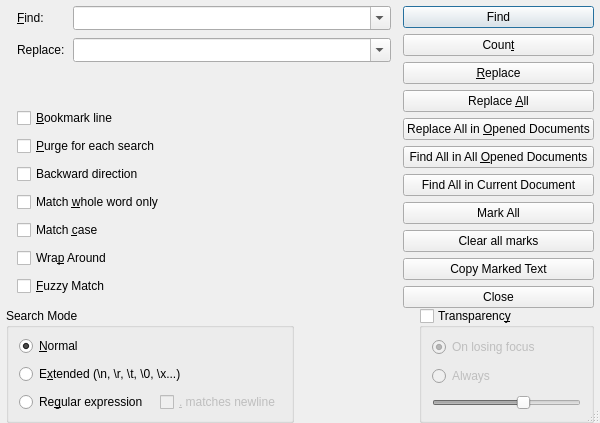
<?xml version="1.0" encoding="UTF-8"?>
<ui version="4.0">
 <class>FindReplaceDialog</class>
 <widget class="QDialog" name="FindReplaceDialog">
  <property name="geometry">
   <rect>
    <x>0</x>
    <y>0</y>
    <width>600</width>
    <height>325</height>
   </rect>
  </property>
  <property name="sizePolicy">
   <sizepolicy hsizetype="Preferred" vsizetype="Preferred">
    <horstretch>0</horstretch>
    <verstretch>0</verstretch>
   </sizepolicy>
  </property>
  <property name="windowTitle">
   <string>Find</string>
  </property>
  <property name="sizeGripEnabled">
   <bool>true</bool>
  </property>
  <layout class="QVBoxLayout" name="verticalLayout_3">
   <property name="spacing">
    <number>6</number>
   </property>
   <property name="leftMargin">
    <number>0</number>
   </property>
   <property name="topMargin">
    <number>0</number>
   </property>
   <property name="rightMargin">
    <number>0</number>
   </property>
   <property name="bottomMargin">
    <number>0</number>
   </property>
   <item>
    <layout class="QGridLayout" name="gridLayout_2">
     <property name="leftMargin">
      <number>6</number>
     </property>
     <property name="rightMargin">
      <number>6</number>
     </property>
     <property name="spacing">
      <number>0</number>
     </property>
     <item row="3" column="0">
      <layout class="QHBoxLayout" name="horizontalLayout_3">
       <item>
        <widget class="QGroupBox" name="searchMode">
         <property name="sizePolicy">
          <sizepolicy hsizetype="MinimumExpanding" vsizetype="Preferred">
           <horstretch>0</horstretch>
           <verstretch>0</verstretch>
          </sizepolicy>
         </property>
         <property name="minimumSize">
          <size>
           <width>0</width>
           <height>0</height>
          </size>
         </property>
         <property name="title">
          <string>Search Mode</string>
         </property>
         <layout class="QVBoxLayout" name="verticalLayout">
          <property name="spacing">
           <number>8</number>
          </property>
          <property name="leftMargin">
           <number>10</number>
          </property>
          <property name="topMargin">
           <number>8</number>
          </property>
          <property name="rightMargin">
           <number>10</number>
          </property>
          <property name="bottomMargin">
           <number>8</number>
          </property>
          <item>
           <widget class="QRadioButton" name="radioNormalSearch">
            <property name="enabled">
             <bool>true</bool>
            </property>
            <property name="sizePolicy">
             <sizepolicy hsizetype="MinimumExpanding" vsizetype="Fixed">
              <horstretch>0</horstretch>
              <verstretch>0</verstretch>
             </sizepolicy>
            </property>
            <property name="text">
             <string>&amp;Normal</string>
            </property>
            <property name="checked">
             <bool>true</bool>
            </property>
           </widget>
          </item>
          <item>
           <widget class="QRadioButton" name="radioExtendedSearch">
            <property name="sizePolicy">
             <sizepolicy hsizetype="MinimumExpanding" vsizetype="Fixed">
              <horstretch>0</horstretch>
              <verstretch>0</verstretch>
             </sizepolicy>
            </property>
            <property name="text">
             <string>E&amp;xtended (\n, \r, \t, \0, \x...)</string>
            </property>
           </widget>
          </item>
          <item>
           <layout class="QHBoxLayout" name="horizontalLayout_4">
            <property name="spacing">
             <number>12</number>
            </property>
            <item>
             <widget class="QRadioButton" name="radioRegexSearch">
              <property name="sizePolicy">
               <sizepolicy hsizetype="Minimum" vsizetype="Fixed">
                <horstretch>0</horstretch>
                <verstretch>0</verstretch>
               </sizepolicy>
              </property>
              <property name="text">
               <string>Re&amp;gular expression</string>
              </property>
             </widget>
            </item>
            <item>
             <widget class="QCheckBox" name="checkBoxRegexMatchesNewline">
              <property name="enabled">
               <bool>false</bool>
              </property>
              <property name="sizePolicy">
               <sizepolicy hsizetype="MinimumExpanding" vsizetype="Fixed">
                <horstretch>0</horstretch>
                <verstretch>0</verstretch>
               </sizepolicy>
              </property>
              <property name="text">
               <string>&amp;. matches newline</string>
              </property>
             </widget>
            </item>
           </layout>
          </item>
         </layout>
        </widget>
       </item>
       <item>
        <spacer name="horizontalSpacer">
         <property name="orientation">
          <enum>Qt::Horizontal</enum>
         </property>
         <property name="sizeHint" stdset="0">
          <size>
           <width>40</width>
           <height>20</height>
          </size>
         </property>
        </spacer>
       </item>
      </layout>
     </item>
     <item row="3" column="1" alignment="Qt::AlignRight">
      <widget class="QGroupBox" name="transparency">
       <property name="sizePolicy">
        <sizepolicy hsizetype="Maximum" vsizetype="Preferred">
         <horstretch>0</horstretch>
         <verstretch>0</verstretch>
        </sizepolicy>
       </property>
       <property name="minimumSize">
        <size>
         <width>175</width>
         <height>0</height>
        </size>
       </property>
       <property name="title">
        <string>Transparenc&amp;y</string>
       </property>
       <property name="checkable">
        <bool>true</bool>
       </property>
       <property name="checked">
        <bool>false</bool>
       </property>
       <layout class="QVBoxLayout" name="verticalLayout_2">
        <property name="spacing">
         <number>8</number>
        </property>
        <property name="leftMargin">
         <number>10</number>
        </property>
        <property name="topMargin">
         <number>8</number>
        </property>
        <property name="rightMargin">
         <number>10</number>
        </property>
        <property name="bottomMargin">
         <number>8</number>
        </property>
        <item>
         <widget class="QRadioButton" name="radioOnLosingFocus">
          <property name="text">
           <string>On losing focus</string>
          </property>
          <property name="checked">
           <bool>true</bool>
          </property>
         </widget>
        </item>
        <item>
         <widget class="QRadioButton" name="radioAlways">
          <property name="text">
           <string>Always</string>
          </property>
         </widget>
        </item>
        <item>
         <widget class="QSlider" name="horizontalSlider">
          <property name="minimum">
           <number>20</number>
          </property>
          <property name="maximum">
           <number>100</number>
          </property>
          <property name="sliderPosition">
           <number>70</number>
          </property>
          <property name="orientation">
           <enum>Qt::Horizontal</enum>
          </property>
         </widget>
        </item>
       </layout>
      </widget>
     </item>
     <item row="2" column="1">
      <layout class="QVBoxLayout" name="verticalLayout_4">
       <property name="spacing">
        <number>6</number>
       </property>
       <property name="leftMargin">
        <number>12</number>
       </property>
       <property name="topMargin">
        <number>6</number>
       </property>
       <item>
        <widget class="QPushButton" name="buttonFind">
         <property name="text">
          <string>Find</string>
         </property>
         <property name="autoDefault">
          <bool>false</bool>
         </property>
         <property name="default">
          <bool>true</bool>
         </property>
        </widget>
       </item>
       <item>
        <widget class="QPushButton" name="buttonCount">
         <property name="text">
          <string>Coun&amp;t</string>
         </property>
         <property name="autoDefault">
          <bool>false</bool>
         </property>
        </widget>
       </item>
       <item>
        <widget class="QPushButton" name="buttonReplace">
         <property name="text">
          <string>&amp;Replace</string>
         </property>
        </widget>
       </item>
       <item>
        <widget class="QPushButton" name="buttonReplaceAll">
         <property name="text">
          <string>Replace &amp;All</string>
         </property>
        </widget>
       </item>
       <item>
        <widget class="QPushButton" name="buttonReplaceAllInDocuments">
         <property name="text">
          <string>Replace All in &amp;Opened Documents</string>
         </property>
        </widget>
       </item>
       <item>
        <widget class="QPushButton" name="buttonFindAllInDocuments">
         <property name="text">
          <string>Find All in All &amp;Opened Documents</string>
         </property>
         <property name="autoDefault">
          <bool>false</bool>
         </property>
        </widget>
       </item>
       <item>
        <widget class="QPushButton" name="buttonFindAllInCurrent">
         <property name="text">
          <string>Find All in Current Document</string>
         </property>
         <property name="autoDefault">
          <bool>false</bool>
         </property>
        </widget>
       </item>
       <item>
        <widget class="QPushButton" name="buttonMarkAll">
         <property name="text">
          <string>Mark All</string>
         </property>
         <property name="autoDefault">
          <bool>false</bool>
         </property>
        </widget>
       </item>
       <item>
        <widget class="QPushButton" name="buttonClearAllMarks">
         <property name="text">
          <string>Clear all marks</string>
         </property>
         <property name="autoDefault">
          <bool>false</bool>
         </property>
        </widget>
       </item>
       <item>
        <widget class="QPushButton" name="buttonCopyMarkedText">
         <property name="text">
          <string>Copy Marked Text</string>
         </property>
         <property name="autoDefault">
          <bool>false</bool>
         </property>
        </widget>
       </item>
       <item>
        <widget class="QPushButton" name="buttonClose">
         <property name="text">
          <string>Close</string>
         </property>
         <property name="autoDefault">
          <bool>false</bool>
         </property>
        </widget>
       </item>
       <item>
        <spacer name="verticalSpacer_2">
         <property name="orientation">
          <enum>Qt::Vertical</enum>
         </property>
         <property name="sizeHint" stdset="0">
          <size>
           <width>20</width>
           <height>40</height>
          </size>
         </property>
        </spacer>
       </item>
      </layout>
     </item>
     <item row="2" column="0">
      <layout class="QVBoxLayout" name="verticalLayout_5" stretch="0,0,0">
       <property name="leftMargin">
        <number>11</number>
       </property>
       <property name="topMargin">
        <number>6</number>
       </property>
       <property name="bottomMargin">
        <number>12</number>
       </property>
       <item>
        <layout class="QFormLayout" name="formLayout">
         <property name="sizeConstraint">
          <enum>QLayout::SetNoConstraint</enum>
         </property>
         <property name="fieldGrowthPolicy">
          <enum>QFormLayout::AllNonFixedFieldsGrow</enum>
         </property>
         <property name="labelAlignment">
          <set>Qt::AlignLeading|Qt::AlignLeft|Qt::AlignVCenter</set>
         </property>
         <property name="formAlignment">
          <set>Qt::AlignJustify|Qt::AlignTop</set>
         </property>
         <property name="horizontalSpacing">
          <number>8</number>
         </property>
         <property name="verticalSpacing">
          <number>8</number>
         </property>
         <item row="0" column="0">
          <widget class="QLabel" name="label">
           <property name="text">
            <string>&amp;Find:</string>
           </property>
           <property name="buddy">
            <cstring>comboFind</cstring>
           </property>
          </widget>
         </item>
         <item row="0" column="1">
          <widget class="QComboBox" name="comboFind">
           <property name="sizePolicy">
            <sizepolicy hsizetype="MinimumExpanding" vsizetype="Fixed">
             <horstretch>0</horstretch>
             <verstretch>0</verstretch>
            </sizepolicy>
           </property>
           <property name="editable">
            <bool>true</bool>
           </property>
           <property name="maxCount">
            <number>10</number>
           </property>
           <property name="insertPolicy">
            <enum>QComboBox::NoInsert</enum>
           </property>
           <property name="sizeAdjustPolicy">
            <enum>QComboBox::AdjustToMinimumContentsLengthWithIcon</enum>
           </property>
          </widget>
         </item>
         <item row="1" column="0">
          <widget class="QLabel" name="labelReplaceWith">
           <property name="enabled">
            <bool>true</bool>
           </property>
           <property name="text">
            <string>Replace:</string>
           </property>
          </widget>
         </item>
         <item row="1" column="1">
          <widget class="QComboBox" name="comboReplace">
           <property name="sizePolicy">
            <sizepolicy hsizetype="MinimumExpanding" vsizetype="Fixed">
             <horstretch>0</horstretch>
             <verstretch>0</verstretch>
            </sizepolicy>
           </property>
           <property name="editable">
            <bool>true</bool>
           </property>
           <property name="maxCount">
            <number>10</number>
           </property>
           <property name="insertPolicy">
            <enum>QComboBox::NoInsert</enum>
           </property>
           <property name="sizeAdjustPolicy">
            <enum>QComboBox::AdjustToMinimumContentsLengthWithIcon</enum>
           </property>
          </widget>
         </item>
        </layout>
       </item>
       <item>
        <spacer name="verticalSpacer">
         <property name="orientation">
          <enum>Qt::Vertical</enum>
         </property>
         <property name="sizeHint" stdset="0">
          <size>
           <width>20</width>
           <height>40</height>
          </size>
         </property>
        </spacer>
       </item>
       <item>
        <layout class="QVBoxLayout" name="verticalLayout_6">
         <property name="spacing">
          <number>8</number>
         </property>
         <item>
          <widget class="QCheckBox" name="checkBoxBookmarkLine">
           <property name="text">
            <string>&amp;Bookmark line</string>
           </property>
          </widget>
         </item>
         <item>
          <widget class="QCheckBox" name="checkBoxPurgeForEachSearch">
           <property name="text">
            <string>&amp;Purge for each search</string>
           </property>
          </widget>
         </item>
         <item>
          <widget class="QCheckBox" name="checkBoxBackwardsDirection">
           <property name="text">
            <string>Backward direction</string>
           </property>
          </widget>
         </item>
         <item>
          <widget class="QCheckBox" name="checkBoxMatchWholeWord">
           <property name="text">
            <string>Match &amp;whole word only</string>
           </property>
          </widget>
         </item>
         <item>
          <widget class="QCheckBox" name="checkBoxMatchCase">
           <property name="text">
            <string>Match &amp;case</string>
           </property>
          </widget>
         </item>
         <item>
          <widget class="QCheckBox" name="checkBoxWrapAround">
           <property name="text">
            <string>Wra&amp;p Around</string>
           </property>
          </widget>
         </item>
         <item>
          <widget class="QCheckBox" name="checkBoxFuzzy">
           <property name="text">
            <string>&amp;Fuzzy Match</string>
           </property>
           <property name="toolTip">
            <string>Match scattered subsequence characters (e.g. fnpars matches FunctionParser)</string>
           </property>
          </widget>
         </item>
        </layout>
       </item>
      </layout>
     </item>
    </layout>
   </item>
  </layout>
 </widget>
 <tabstops>
  <tabstop>comboFind</tabstop>
  <tabstop>comboReplace</tabstop>
  <tabstop>radioNormalSearch</tabstop>
  <tabstop>radioExtendedSearch</tabstop>
  <tabstop>radioRegexSearch</tabstop>
  <tabstop>checkBoxRegexMatchesNewline</tabstop>
  <tabstop>buttonFind</tabstop>
  <tabstop>buttonCount</tabstop>
  <tabstop>buttonReplace</tabstop>
  <tabstop>buttonReplaceAll</tabstop>
  <tabstop>buttonReplaceAllInDocuments</tabstop>
  <tabstop>buttonFindAllInDocuments</tabstop>
  <tabstop>buttonFindAllInCurrent</tabstop>
  <tabstop>buttonMarkAll</tabstop>
  <tabstop>buttonClearAllMarks</tabstop>
  <tabstop>buttonCopyMarkedText</tabstop>
  <tabstop>buttonClose</tabstop>
  <tabstop>transparency</tabstop>
  <tabstop>radioOnLosingFocus</tabstop>
  <tabstop>radioAlways</tabstop>
  <tabstop>horizontalSlider</tabstop>
 </tabstops>
 <resources/>
 <connections/>
</ui>
